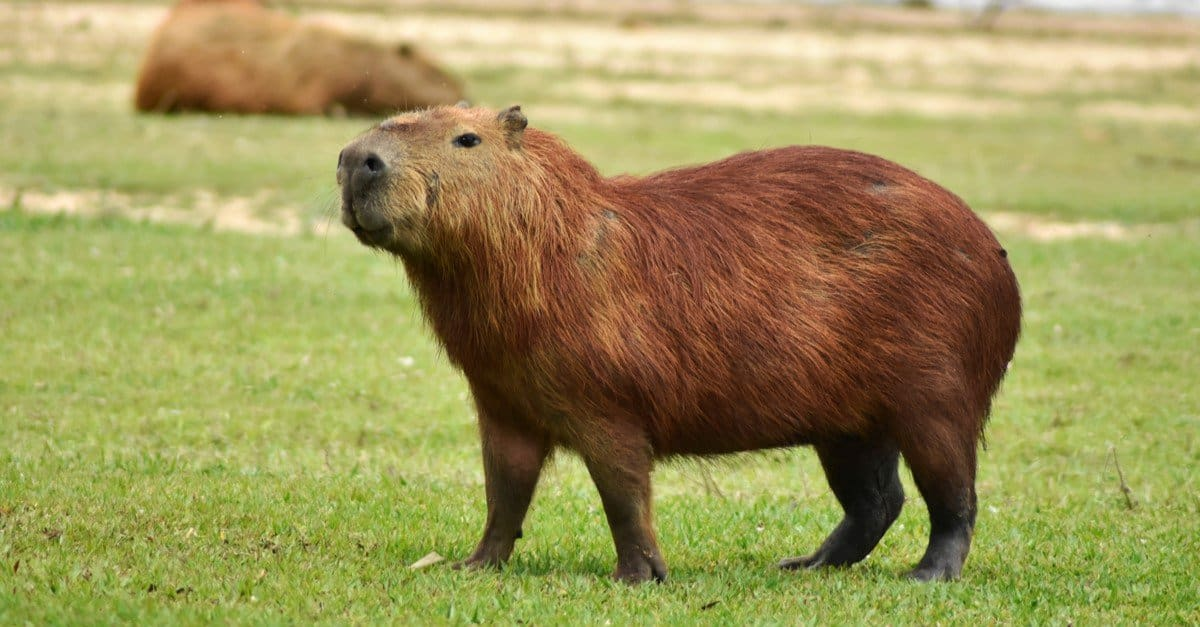
#> input picture photos/capybara.jpg, 1200 x 627 px
$ python threshold.py
#> lines starting #> are read from the running program, lines starting #| are printed output that depends on the picture; after the words box and inside, x2 and y2 are one past the last pixel; in counts of white or black regions, pixels touching at a corner belong together
# binarisation of an image
# convert to a binary image, 0 = black or 255 white
# take image, and a value - threshold, compare each pixel value to the threshold
# if less, it is set to 0, black
# if more, set to 255 - white.
# creaet a binary image from an original one

import cv2 as cv

img = cv.imread("photos/capybara.jpg")
#> img is the input picture: shape (627, 1200, 3); mean B, G, R 89.3, 149.2, 157.1
#cv.imshow("original", img)

gray = cv.cvtColor(img, cv.COLOR_BGR2GRAY)
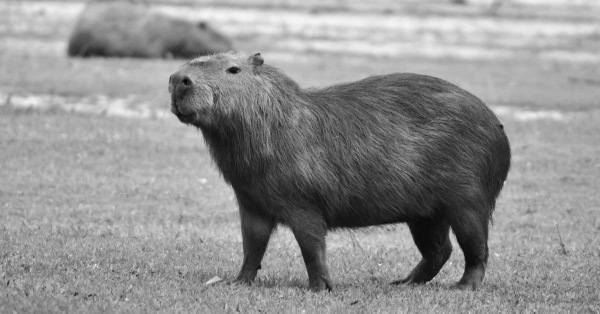
#> gray: shape (627, 1200) (shown at 1/2 size); min 1, max 249, mean 144.7
#cv.imshow('Gray', gray)


#simple thresholding
#cv threshold takes in a grayscale image, the threshold value and a max value, in this case 255
# type of threhsolding is binary
# if below, sets to 0, as is expected in binary images
# thresh is the binarised image
# threshold is the 100 value, that we had passed in.


threshold, thresh = cv.threshold(gray, 100, 255, cv.THRESH_BINARY)
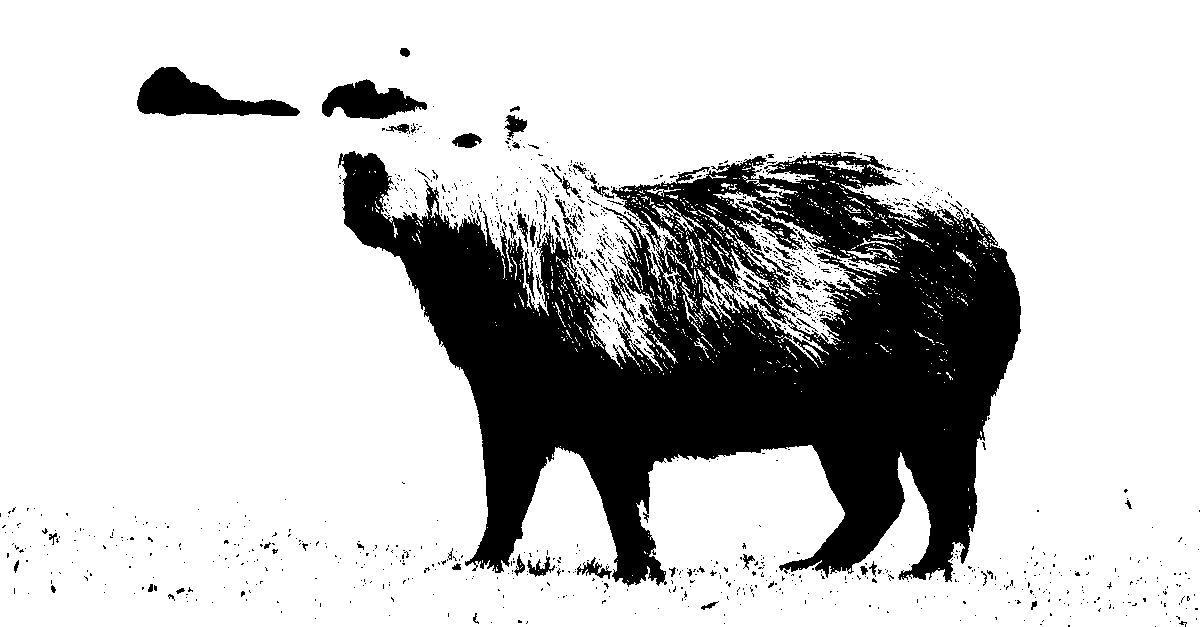
#> thresh: shape (627, 1200); 78.4% white; 1170 black regions (1102 under 20 px), largest, box (x1, y1, x2, y2) and area: (338, 151, 1021, 587) 148432, (137, 67, 300, 116) 4023, (322, 79, 427, 119) 2469
#cv.imshow(" simple thresholded", thresh)

#playing with the values changes which pixels are white or black,
# higher values = less will be white, a lot darker of an image

# inverse threshold
# if less than 150, set to 255
# if greater than, set to 0
# the opposite of the original image.


threshold, thresh_inverse = cv.threshold(gray, 150, 255, cv.THRESH_BINARY_INV)
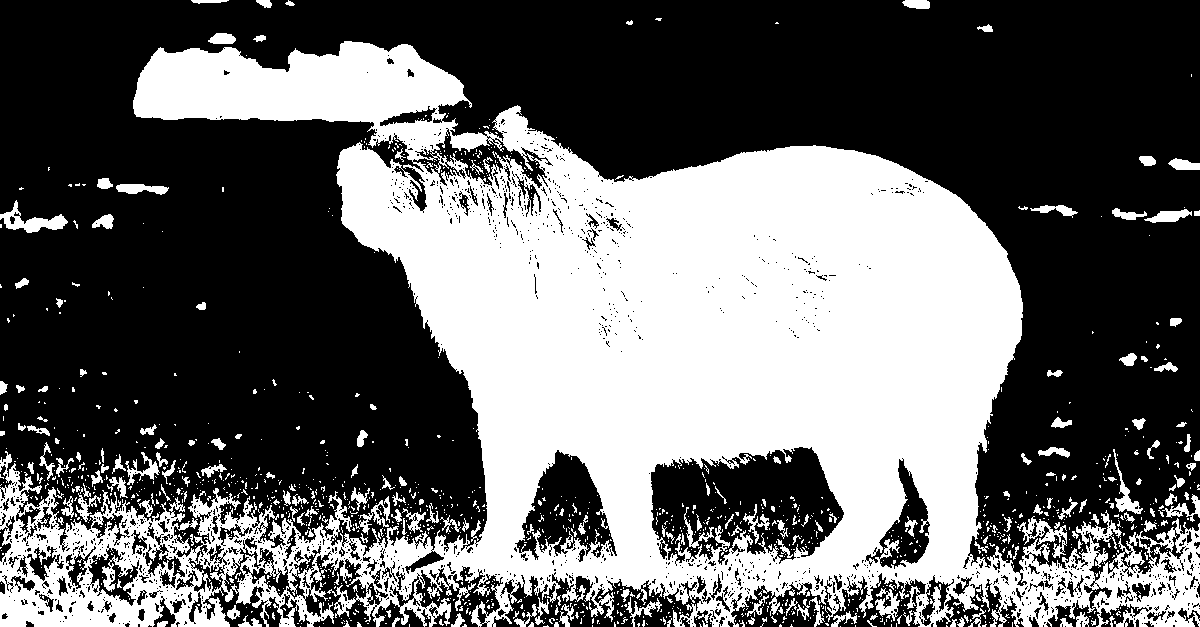
#> thresh_inverse: shape (627, 1200); 40% white; 1351 white regions (1147 under 20 px), largest, box (x1, y1, x2, y2) and area: (0, 41, 1200, 627) 279317, (0, 200, 68, 233) 807, (1017, 516, 1067, 558) 660
#cv.imshow(" simple thresholded inverse", thresh_inverse)


#Adaptive thresholding
# downside of simple, is specifying a threshold value
# wont work in advanced cases
# let computer find the optimal value of the threshold value

# 2nd param is max value
# adaptive method we choose is mean of a neighbourhood of pixels - Ad thresh mean c
# just the method we use to find the threshold value

# thresh binary - as per before, we want a binary image


#blocksize (11), what opencv uses to find the mean value. smaller is more accurate

# c value is an int subbed from mean to finetune the thresholder. can be 0 or int. higher the value the less features can be made out


adaptive_thresh = cv.adaptiveThreshold(gray, 255,cv.ADAPTIVE_THRESH_GAUSSIAN_C, cv.THRESH_BINARY, 23,11)
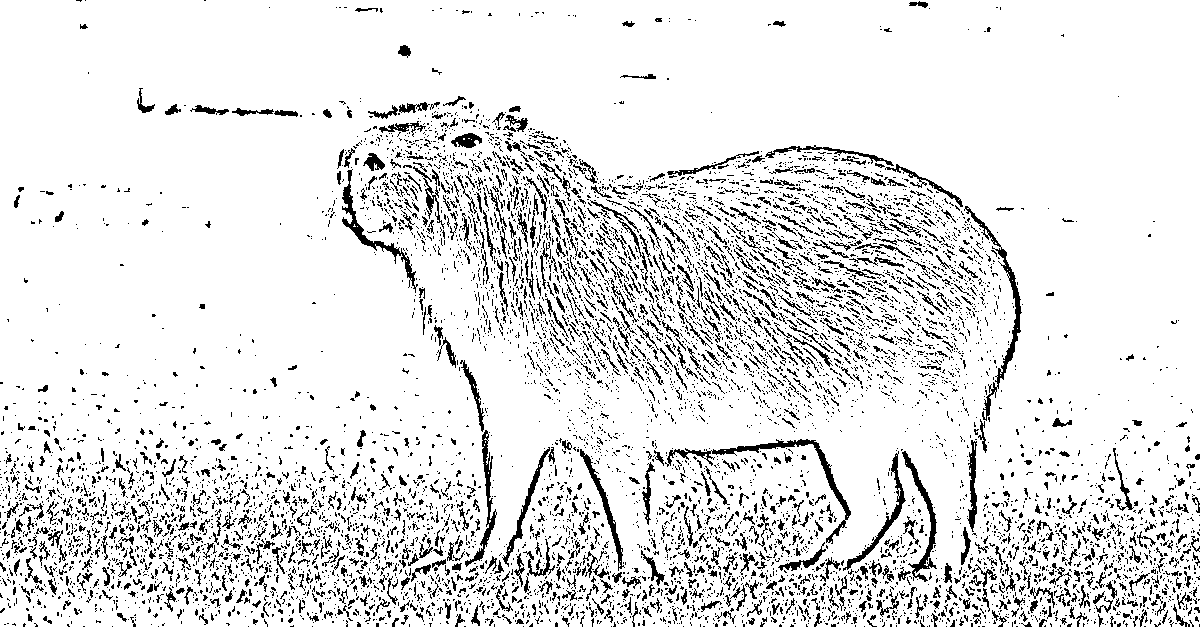
#> adaptive_thresh: shape (627, 1200); 89.1% white; black in thin lines or dots
cv.imshow("adaptive", adaptive_thresh)

# the threshold value depends on where the window used to find the threshold is, it can vary amon the entire image.

# adaptive gaussian adds a weight to each pixel value, and computes the mean across pixels
# mean is better in this case, but can be different based on the scenario


cv.waitKey(0)
